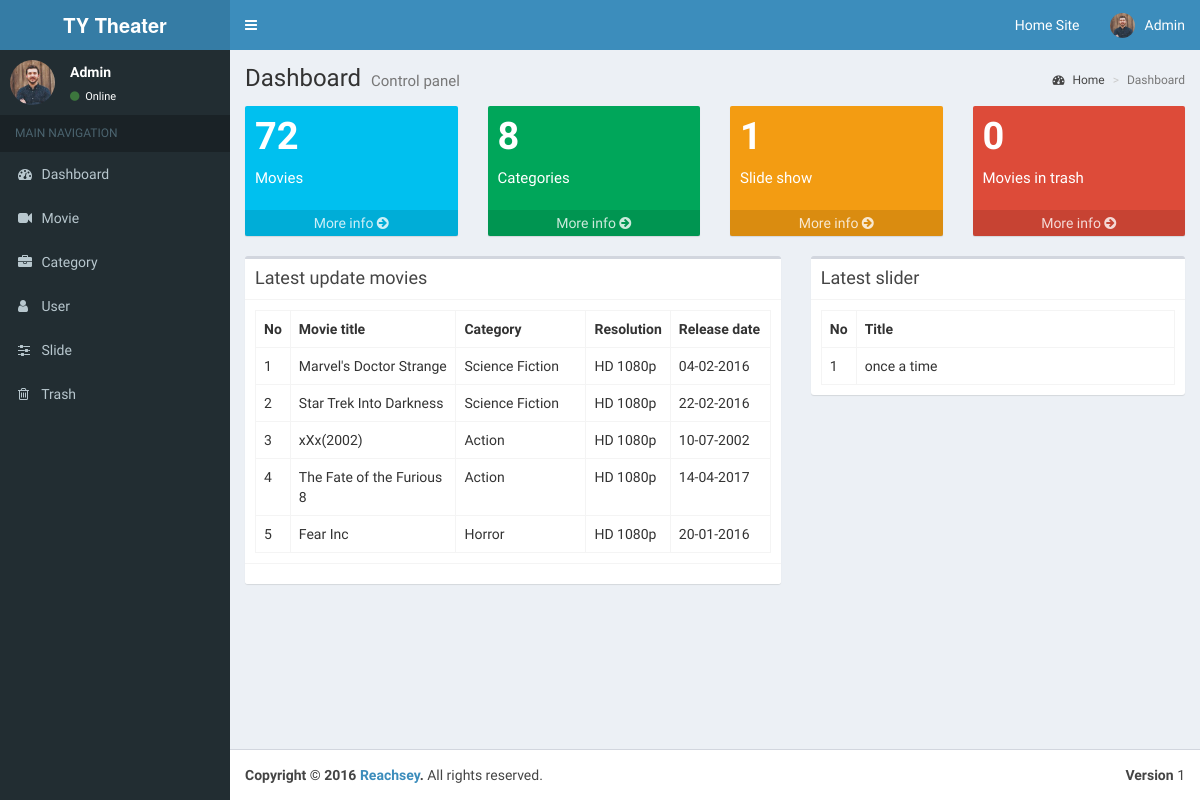
Before: /admin/pages/dashboard.php (signed in) with the older database file.
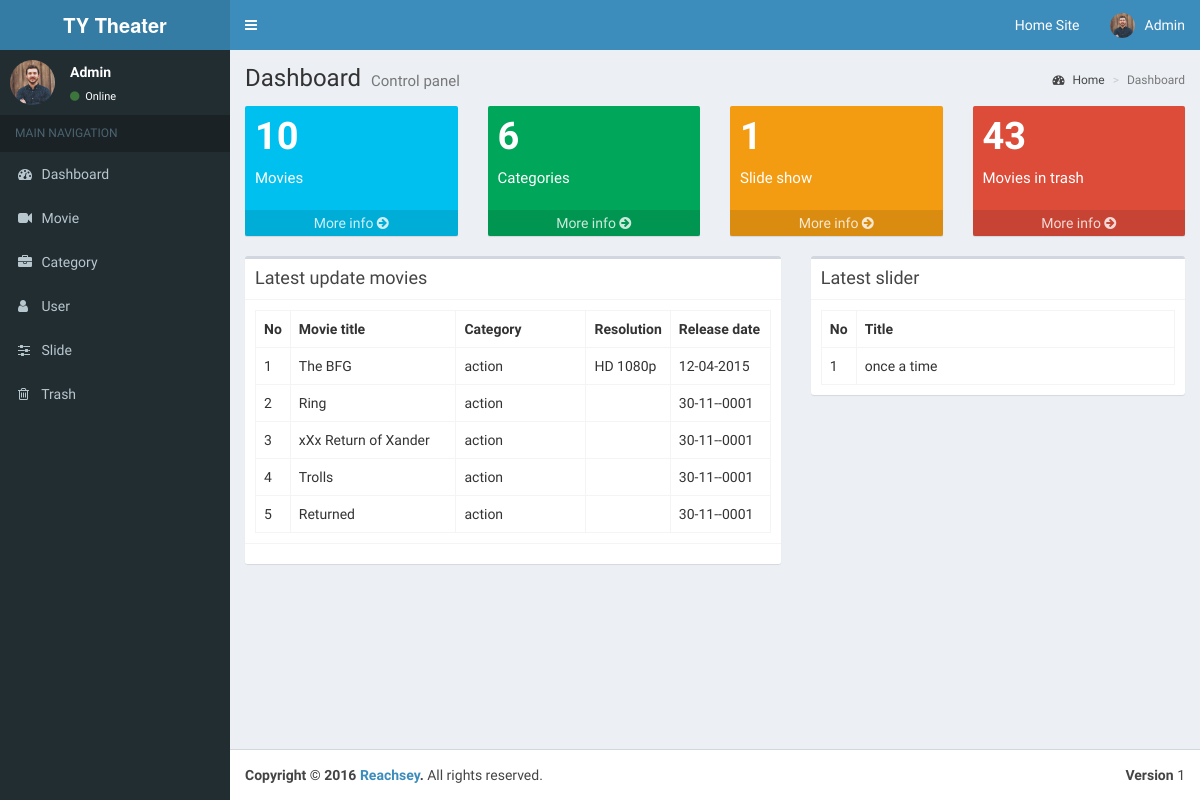
After: the same page with the newer database file.
### tables this page shows
CREATE TABLE `movies` (
  `movie_id` int(11) NOT NULL,
  `user_id` int(11) NOT NULL,
  `movie_cate_id` int(11) NOT NULL,
  `movie_title` varchar(100) NOT NULL,
  `movie_image` varchar(100) NOT NULL,
  `movie_description` text NOT NULL,
  `movie_date` date NOT NULL,
  `movie_tags` varchar(255) NOT NULL,
  `movie_trailer` varchar(255) NOT NULL,
  `movie_full` varchar(255) NOT NULL,
  `movie_resolution` varchar(100) NOT NULL,
  `status` int(1) NOT NULL,
  `date_added` datetime NOT NULL
);

CREATE TABLE `categories` (
  `cate_id` int(11) NOT NULL,
  `cate_name` varchar(100) NOT NULL
);

CREATE TABLE `slider` (
  `slider_id` int(11) NOT NULL,
  `slider_title` varchar(100) NOT NULL,
  `slider_image` varchar(100) NOT NULL,
  `slider_link` varchar(255) NOT NULL
);

### admin/pages/include/function.php (called while the page is built, shortened)
<?php
function countCategory(){
    global $connection;
    $select_category="SELECT * FROM categories";
    $run_select_category = mysqli_query($connection,$select_category);
    return $rowCount = mysqli_num_rows($run_select_category);
}
function countMovie(){
    global $connection;
    $select_movie="SELECT * FROM movies WHERE status=1";
    $run_select_movie = mysqli_query($connection,$select_movie);
    return $rowCount = mysqli_num_rows($run_select_movie);
}
function countTrash(){
    global $connection;
    $select_trash_movie="SELECT * FROM movies WHERE status=0";
    $run_select_trash_movie = mysqli_query($connection,$select_trash_movie);
    return $rowCount = mysqli_num_rows($run_select_trash_movie);
}
function countSlide(){
    global $connection;
    $select_slide="SELECT * FROM slider";
    $run_select_slide = mysqli_query($connection,$select_slide);
    return $rowCount = mysqli_num_rows($run_select_slide);
}
?>

### admin/pages/dashboard.php (the view, shortened to what the changed rows need)
<!DOCTYPE html>
<html>
<?php
require_once "../../includes/db.php";
include 'include/function.php';
if($_SESSION['user_id'])
{
    ?>
    <?php include "include/header.php"; ?>
    <body class="hold-transition skin-blue sidebar-mini">
    <div class="wrapper">
        <?php include "include/navigation.php"; ?>
        <div class="content-wrapper">
            <section class="content-header">
                <h1>
                    Dashboard
                    <small>Control panel</small>
                </h1>
                <ol class="breadcrumb">
                    <li><a href="#"><i class="fa fa-dashboard"></i> Home</a></li>
                    <li class="active">Dashboard</li>
                </ol>
            </section>
            <section class="content">
                <div class="row">
                    <div class="col-lg-3 col-xs-6">
                        <div class="small-box bg-aqua">
                            <div class="inner">
                                <h3><?php echo countMovie(); ?></h3>
                                <p>Movies</p>
                            </div>
                            <a href="movie.php" class="small-box-footer">More info <i class="fa fa-arrow-circle-right"></i></a>
                        </div>
                    </div>
                    <div class="col-lg-3 col-xs-6">
                        <div class="small-box bg-green">
                            <div class="inner">
                                <h3><?php echo countCategory(); ?></h3>
                                <p>Categories</p>
                            </div>
                            <a href="category.php" class="small-box-footer">More info <i class="fa fa-arrow-circle-right"></i></a>
                        </div>
                    </div>
                    <div class="col-lg-3 col-xs-6">
                        <div class="small-box bg-yellow">
                            <div class="inner">
                                <h3><?php echo countSlide(); ?></h3>
                                <p>Slide show</p>
                            </div>
                            <a href="slide.php" class="small-box-footer">More info <i class="fa fa-arrow-circle-right"></i></a>
                        </div>
                    </div>
                    <div class="col-lg-3 col-xs-6">
                        <div class="small-box bg-red">
                            <div class="inner">
                                <h3><?php echo countTrash(); ?></h3>
                                <p>Movies in trash</p>
                            </div>
                            <a href="trash.php" class="small-box-footer">More info <i class="fa fa-arrow-circle-right"></i></a>
                        </div>
                    </div>
                </div>
                <div class="row">
                    <div class="col-md-7">
                        <div class="box">
                            <div class="box-header with-border">
                                <h3 class="box-title">Latest update movies</h3>
                            </div>
                            <div class="box-body">
                                <table class="table table-bordered">
                                    <tr>
                                        <th style="width: 10px">No</th>
                                        <th>Movie title</th>
                                        <th style="width: 130px">Category</th>
                                        <th style="width: 80px">Resolution</th>
                                        <th style="width: 100px">Release date</th>
                                    </tr>
                                    <?php
                                    $n = 1;
                                    $query="select * from movies WHERE status=1 ORDER BY movie_id DESC limit 5";
                                    $select_movie=mysqli_query($connection,$query);
                                    while($row = mysqli_fetch_assoc($select_movie)){
                                    $movie_cate_id= $row['movie_cate_id'];
                                    $movie_title= $row['movie_title'];
                                    $movie_date_db= $row['movie_date'];
                                    $movie_date = date("d-m-Y", strtotime($movie_date_db));
                                    $movie_resolution= $row['movie_resolution'];
                                    $cate_query="select * from categories where cate_id=$movie_cate_id";
                                    $select_category=mysqli_query($connection,$cate_query);
                                    while($row=mysqli_fetch_assoc($select_category)){
                                        $cate_name=$row['cate_name'];
                                    }
                                    ?>
                                    <tr>
                                        <td><?php echo $n;?></td>
                                        <td><?php echo $movie_title;?></td>
                                        <td><?php echo $cate_name;?></td>
                                        <td><?php echo $movie_resolution;?></td>
                                        <td><?php echo $movie_date;?></td>
                                    </tr>
                                        <?php
                                        $n++;
                                    }
                                    ?>
                                </table>
                            </div>
                            <div class="box-footer clearfix">
                            </div>
                        </div>
                    </div>
                    <div class="col-md-5">
                        <div class="box">
                            <div class="box-header with-border">
                                <h3 class="box-title">Latest slider</h3>
                            </div>
                            <div class="box-body">
                                <table class="table table-bordered">
                                    <tr>
                                        <th style="width: 10px">No</th>
                                        <th>Title</th>
                                    </tr>
                                    <?php
                                    $n1=1;
                                    $query="select * from slider ORDER BY slider_id DESC limit 5";
                                    $select_slider=mysqli_query($connection,$query);
                                    while($row = mysqli_fetch_assoc($select_slider)){
                                        $slider_title = $row['slider_title'];
                                        ?>
                                        <tr>
                                            <td><?php echo $n1; ?></td>
                                            <td><?php echo $slider_title; ?></td>
                                        </tr>
                                        <?php
                                    }
                                    ?>
                                </table>
                            </div>
                        </div>
                    </div>
                </div>
            </section>
        </div>
        <?php include "include/footer.php"; ?>
    </div>
    </body>
    <?php
}
else
{
    echo "<script language=\"javascript\">window.location.href = \"../\"</script>";
}
?>
</html>

Changed rows visible on the page:
removed movies: movie_title "Marvel's Doctor Strange", categories.cate_name "Science Fiction", movie_resolution "HD 1080p", movie_date "04-02-2016"
removed movies: movie_title "Star Trek Into Darkness", categories.cate_name "Science Fiction", movie_resolution "HD 1080p", movie_date "22-02-2016"
removed movies: movie_title "xXx(2002)", categories.cate_name "Action", movie_resolution "HD 1080p", movie_date "10-07-2002"
removed movies: movie_title "The Fate of the Furious 8", categories.cate_name "Action", movie_resolution "HD 1080p", movie_date "14-04-2017"
removed movies: movie_title "Fear Inc", categories.cate_name "Horror", movie_resolution "HD 1080p", movie_date "20-01-2016"
now on this page (row edited): movies: movie_title "The BFG", categories.cate_name "action", movie_resolution "HD 1080p", movie_date "12-04-2015"
now on this page (row edited): movies: movie_title "Ring", movie_date "30-11--0001"
now on this page (row edited): categories: cate_name "action"
now on this page (row edited): movies: movie_title "xXx Return of Xander", movie_date "30-11--0001"
now on this page (row edited): movies: movie_title "Trolls", movie_date "30-11--0001"
now on this page (row edited): movies: movie_title "Returned", movie_date "30-11--0001"
Other visible differences:
countMovie(): "72" → "10"
countCategory(): "8" → "6"
countTrash(): "0" → "43"
